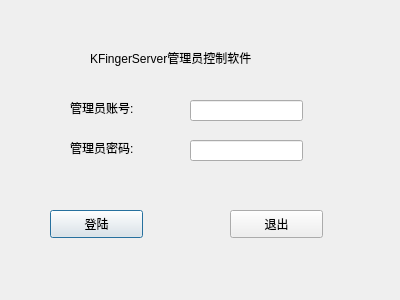
<?xml version="1.0" encoding="UTF-8"?>
<ui version="4.0">
 <class>ServerLogDlg</class>
 <widget class="QDialog" name="ServerLogDlg">
  <property name="geometry">
   <rect>
    <x>0</x>
    <y>0</y>
    <width>400</width>
    <height>300</height>
   </rect>
  </property>
  <property name="windowTitle">
   <string>Dialog</string>
  </property>
  <widget class="QLabel" name="rootNameLabel">
   <property name="geometry">
    <rect>
     <x>70</x>
     <y>100</y>
     <width>81</width>
     <height>16</height>
    </rect>
   </property>
   <property name="text">
    <string>管理员账号:</string>
   </property>
  </widget>
  <widget class="QLabel" name="rootPwdLabel">
   <property name="geometry">
    <rect>
     <x>70</x>
     <y>140</y>
     <width>81</width>
     <height>16</height>
    </rect>
   </property>
   <property name="text">
    <string>管理员密码:</string>
   </property>
  </widget>
  <widget class="QLabel" name="label_3">
   <property name="geometry">
    <rect>
     <x>90</x>
     <y>50</y>
     <width>231</width>
     <height>16</height>
    </rect>
   </property>
   <property name="text">
    <string>KFingerServer管理员控制软件</string>
   </property>
  </widget>
  <widget class="QLineEdit" name="rootNameEditLine">
   <property name="geometry">
    <rect>
     <x>190</x>
     <y>100</y>
     <width>113</width>
     <height>21</height>
    </rect>
   </property>
  </widget>
  <widget class="QLineEdit" name="rootPwdEditLine">
   <property name="geometry">
    <rect>
     <x>190</x>
     <y>140</y>
     <width>113</width>
     <height>21</height>
    </rect>
   </property>
   <property name="echoMode">
    <enum>QLineEdit::Password</enum>
   </property>
  </widget>
  <widget class="QPushButton" name="loginBtn">
   <property name="geometry">
    <rect>
     <x>50</x>
     <y>210</y>
     <width>93</width>
     <height>28</height>
    </rect>
   </property>
   <property name="text">
    <string>登陆</string>
   </property>
  </widget>
  <widget class="QPushButton" name="exitBtn">
   <property name="geometry">
    <rect>
     <x>230</x>
     <y>210</y>
     <width>93</width>
     <height>28</height>
    </rect>
   </property>
   <property name="text">
    <string>退出</string>
   </property>
  </widget>
 </widget>
 <resources/>
 <connections>
  <connection>
   <sender>exitBtn</sender>
   <signal>clicked()</signal>
   <receiver>ServerLogDlg</receiver>
   <slot>close()</slot>
   <hints>
    <hint type="sourcelabel">
     <x>276</x>
     <y>223</y>
    </hint>
    <hint type="destinationlabel">
     <x>199</x>
     <y>149</y>
    </hint>
   </hints>
  </connection>
 </connections>
</ui>
